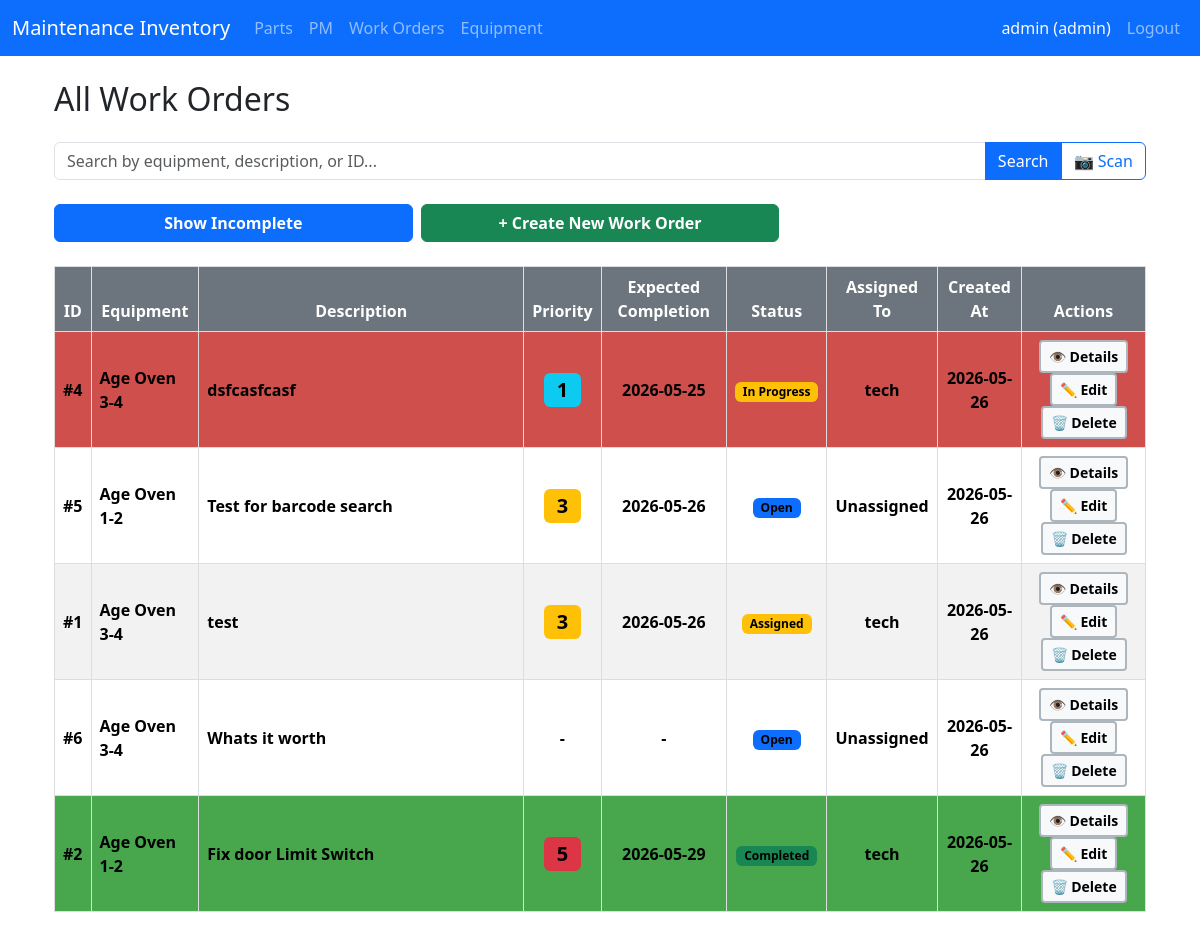
/workorder/ (signed in), run on the app's committed database.
### app/models/user.py (models this page shows, shortened)
class User(UserMixin, db.Model):
    __tablename__ = 'users'
    id = db.Column(db.Integer, primary_key=True)
    username = db.Column(db.String(80), unique=True, nullable=False)
    password_hash = db.Column(db.String(256), nullable=False)
    role = db.Column(db.String(20), default='technician')
    must_change_password = db.Column(db.Boolean, default=True)
    created_at = db.Column(db.DateTime, default=datetime.utcnow)
    email = db.Column(db.String(120), unique=True, nullable=True)

### app/models/workorder.py (models this page shows, shortened)
class WorkOrder(db.Model):
    __tablename__ = 'workorder'
    __table_args__ = {'extend_existing': True}
    id = db.Column(db.Integer, primary_key=True)
    equipment = db.Column(db.String(200), nullable=False)
    equipment_id = db.Column(db.String(50), nullable=True)
    description = db.Column(db.Text, nullable=False)
    status = db.Column(db.String(50), default="Open")
    priority = db.Column(db.Integer)
    expected_completion_date = db.Column(db.Date)
    created_by_id = db.Column(db.Integer, db.ForeignKey('users.id'), nullable=False)
    assigned_to_id = db.Column(db.Integer, db.ForeignKey('users.id'), nullable=True)
    completed_by_id = db.Column(db.Integer, db.ForeignKey('users.id'), nullable=True)
    completed_at = db.Column(db.DateTime, nullable=True)
    completion_notes = db.Column(db.Text, nullable=True)
    parts_used = db.Column(db.JSON, nullable=True)
    created_at = db.Column(db.DateTime, default=datetime.utcnow)
    assigned_at = db.Column(db.DateTime, nullable=True)
    created_by = db.relationship('User', foreign_keys=[created_by_id], backref='created_workorders')
    assigned_to = db.relationship('User', foreign_keys=[assigned_to_id], backref='assigned_workorders')
    completed_by = db.relationship('User', foreign_keys=[completed_by_id], backref='completed_workorders')

### app/routes/workorder.py (the view, shortened to what this page needs)
@bp.route('/')
@login_required
def index():
    query = request.args.get('q', '').strip()
    if query:
        workorders = WorkOrder.query.filter(
            (WorkOrder.equipment.ilike(f'%{query}%')) |
            (WorkOrder.equipment_id.ilike(f'%{query}%'))
        ).order_by(
            WorkOrder.status == 'Completed',
            (WorkOrder.expected_completion_date < datetime.now().date()).desc(),
            WorkOrder.priority.desc(),
            WorkOrder.created_at.desc()
        ).all()
    else:
        if current_user.role == 'admin':
            workorders = WorkOrder.query.order_by(
                WorkOrder.status == 'Completed',
                (WorkOrder.expected_completion_date < datetime.now().date()).desc(),
                WorkOrder.priority.desc(),
                WorkOrder.created_at.desc()
            ).all()
    technicians = User.query.filter_by(role='technician').all() if current_user.role == 'admin' else []
    today = datetime.now().date()
    return render_template('workorder/list.html',
                         workorders=workorders,
                         technicians=technicians,
                         today=today)

### app/templates/workorder/list.html (shortened to what this page needs)
{% extends "base.html" %}
{% block content %}
<div class="container mt-4">
    <div class="d-flex justify-content-between align-items-center mb-3">
        <h2>
            {% if current_user.role == 'admin' %}
                All Work Orders
            {% else %}
                My Assigned Work Orders
            {% endif %}
        </h2>
    </div>
    <div class="input-group mb-4">
        <input type="text" id="search-input" class="form-control" placeholder="Search by equipment, description, or ID...">
        <button class="btn btn-primary" onclick="searchWorkOrders()">Search</button>
        <button class="btn btn-outline-primary" onclick="startScanning()">📷 Scan</button>
    </div>
    <div class="mb-4">
        <div class="row g-2">
            <div class="col-6 col-md-4">
                <button onclick="toggleIncomplete()" class="btn btn-primary w-100 fw-bold" id="incomplete-btn">
                    Show Incomplete
                </button>
            </div>
            <div class="col-6 col-md-4">
                <a href="/workorder/new" class="btn btn-success w-100 fw-bold">
                    + Create New Work Order
                </a>
            </div>
        </div>
    </div>
    <table class="table table-striped table-hover align-middle d-none d-md-table" id="workorder-table">
        <thead style="background-color: #495057 !important;">
            <tr>
                <th class="text-center sortable">ID</th>
                <th class="text-center sortable">Equipment</th>
                <th class="text-center sortable" style="width: 325px;">Description</th>
                <th class="text-center sortable">Priority</th>
                <th class="text-center sortable">Expected Completion</th>
                <th class="text-center sortable">Status</th>
                <th class="text-center sortable">Assigned To</th>
                <th class="text-center sortable">Created At</th>
                <th class="text-center">Actions</th>
            </tr>
        </thead>
        <tbody>
        {% for wo in workorders %}
            <tr class="{% if wo.status == 'Completed' %}table-success-dark{% elif wo.expected_completion_date and wo.expected_completion_date < today %}table-danger-dark{% endif %}">
                <td class="text-center"><strong>#{{ wo.id }}</strong></td>
                <td>{{ wo.equipment }}</td>
                <td style="max-width: 325px; white-space: normal; word-wrap: break-word;">
                    {{ wo.description[:150] }}{% if wo.description|length > 150 %}...{% endif %}
                </td>
                <td class="text-center">
                    {% if wo.priority %}
                        <span class="badge fs-5 fw-bold {% if wo.priority >= 4 %}bg-danger{% elif wo.priority == 3 %}bg-warning{% else %}bg-info{% endif %}">
                            {{ wo.priority }}
                        </span>
                    {% else %}
                        <span class="text-muted">-</span>
                    {% endif %}
                </td>
                <td class="text-center">
                    {% if wo.expected_completion_date %}
                        <strong>{{ wo.expected_completion_date.strftime('%Y-%m-%d') }}</strong>
                    {% else %}
                        <span class="text-muted">-</span>
                    {% endif %}
                </td>
                <td class="text-center">
                    <span class="badge bg-{{ 'success' if wo.status == 'Completed' else 'warning' if wo.status == 'Assigned' or wo.status == 'In Progress' else 'primary' }}">
                        {{ wo.status }}
                    </span>
                </td>
                <td class="text-center">
                    {% if wo.assigned_to %}
                        <strong class="assigned-user">{{ wo.assigned_to.username }}</strong>
                    {% else %}
                        <span class="text-muted">Unassigned</span>
                    {% endif %}
                </td>
                <td class="text-center">{{ wo.created_at.strftime('%Y-%m-%d') if wo.created_at else 'N/A' }}</td>
                <td class="text-center">
                    {% if current_user.role == 'technician' %}
                        <a href="{{ url_for('workorder.details', wo_id=wo.id) }}" class="btn btn-sm btn-outline-info">📋 Details</a>
                    {% else %}
                        <a href="{{ url_for('workorder.details', wo_id=wo.id) }}" class="btn btn-sm btn-outline-info">👁️ Details</a>
                    {% endif %}
                    {% if current_user.role == 'admin' %}
                        <a href="{{ url_for('workorder.edit', wo_id=wo.id) }}" class="btn btn-sm btn-outline-dark">✏️ Edit</a>
                        <button class="btn btn-sm btn-danger" onclick="deleteWorkOrder({{ wo.id }})">🗑️ Delete</button>
                    {% endif %}
                </td>
            </tr>
        {% else %}
            <tr>
                <td colspan="9" class="text-center py-4">
                    No work orders found.
                </td>
            </tr>
        {% endfor %}
        </tbody>
    </table>
</div>
{% endblock %}

### app/templates/base.html (shortened to what this page needs)
<!DOCTYPE html>
<html lang="en">
<head>
    <link href="https://cdn.jsdelivr.net/npm/bootstrap@5.3.3/dist/css/bootstrap.min.css" rel="stylesheet">
</head>
<body>
<nav class="navbar navbar-expand-lg navbar-dark bg-primary sticky-top">
    <div class="container-fluid">
        <a class="navbar-brand" href="{{ url_for('dashboard.index') }}">Maintenance Inventory</a>
        <div class="collapse navbar-collapse" id="navbarNav">
            <ul class="navbar-nav me-auto">
                <li class="nav-item">
                    <a class="nav-link" href="{{ url_for('parts.index') }}">Parts</a>
                </li>
                <li class="nav-item">
                    <a class="nav-link" href="{{ url_for('pm.index') }}">PM</a>
                </li>
                <li class="nav-item">
                    <a class="nav-link" href="{{ url_for('workorder.index') }}">Work Orders</a>
                </li>
                <li class="nav-item">
                    <a class="nav-link" href="{{ url_for('equipment.index') }}">Equipment</a>
                </li>
            </ul>
            <ul class="navbar-nav ms-auto">
                <li class="nav-item">
                    <span class="nav-link text-light">
                        {{ current_user.username }} ({{ current_user.role }})
                    </span>
                </li>
                <li class="nav-item">
                    <a class="nav-link" href="{{ url_for('auth.logout') }}">Logout</a>
                </li>
            </ul>
        </div>
    </div>
</nav>
    <div class="container mt-4">
        {% block content %}{% endblock %}
    </div>
</body>
</html>

### app/templates/base.html (style rules this page uses)
table { width: 100%; border-collapse: collapse; margin-top: 10px; }
th, td { border: 1px solid #ddd; padding: 8px; text-align: left; }
th { background-color: #f2f2f2; cursor: pointer; }

### app/templates/workorder/list.html (style rules this page uses)
.table thead th { background-color: #6c757d !important; color: #fff !important; font-weight: 700; }
.table-success-dark td { background-color: #4caf50 !important; color: #fff !important; font-weight: 500; }
.table-danger-dark td { background-color: #d9534f !important; color: #fff !important; font-weight: 500; }
.table tbody td, .table tbody td * { color: #000 !important; font-weight: 600; }
.btn-outline-info, .btn-outline-dark, .btn-danger, .btn-warning { background-color: #f8f9fa !important; border-color: #adb5bd; color: #495057; border-width: 2px; }
.assigned-user { color: #000 !important; font-weight: 600; }
td:nth-child(3), th:nth-child(3) { max-width: 325px; width: 325px; white-space: normal !important; word-wrap: break-word; overflow-wrap: break-word; }

### data on the page
User: username "admin", role "admin"
WorkOrder: id "4", equipment "Age Oven 3-4", description "dsfcasfcasf", priority "1", expected_completion_date "2026-05-25", status "In Progress", assigned_to.username "tech", created_at "2026-05-26"
WorkOrder: id "5", equipment "Age Oven 1-2", description "Test for barcode search", priority "3", expected_completion_date "2026-05-26", status "Open", shows "Unassigned", created_at "2026-05-26"
WorkOrder: id "1", equipment "Age Oven 3-4", description "test", priority "3", expected_completion_date "2026-05-26", status "Assigned", assigned_to.username "tech", created_at "2026-05-26"
WorkOrder: id "6", equipment "Age Oven 3-4", description "Whats it worth", status "Open", shows "Unassigned", created_at "2026-05-26"
WorkOrder: id "2", equipment "Age Oven 1-2", description "Fix door Limit Switch", priority "5", expected_completion_date "2026-05-29", status "Completed", assigned_to.username "tech", created_at "2026-05-26"
